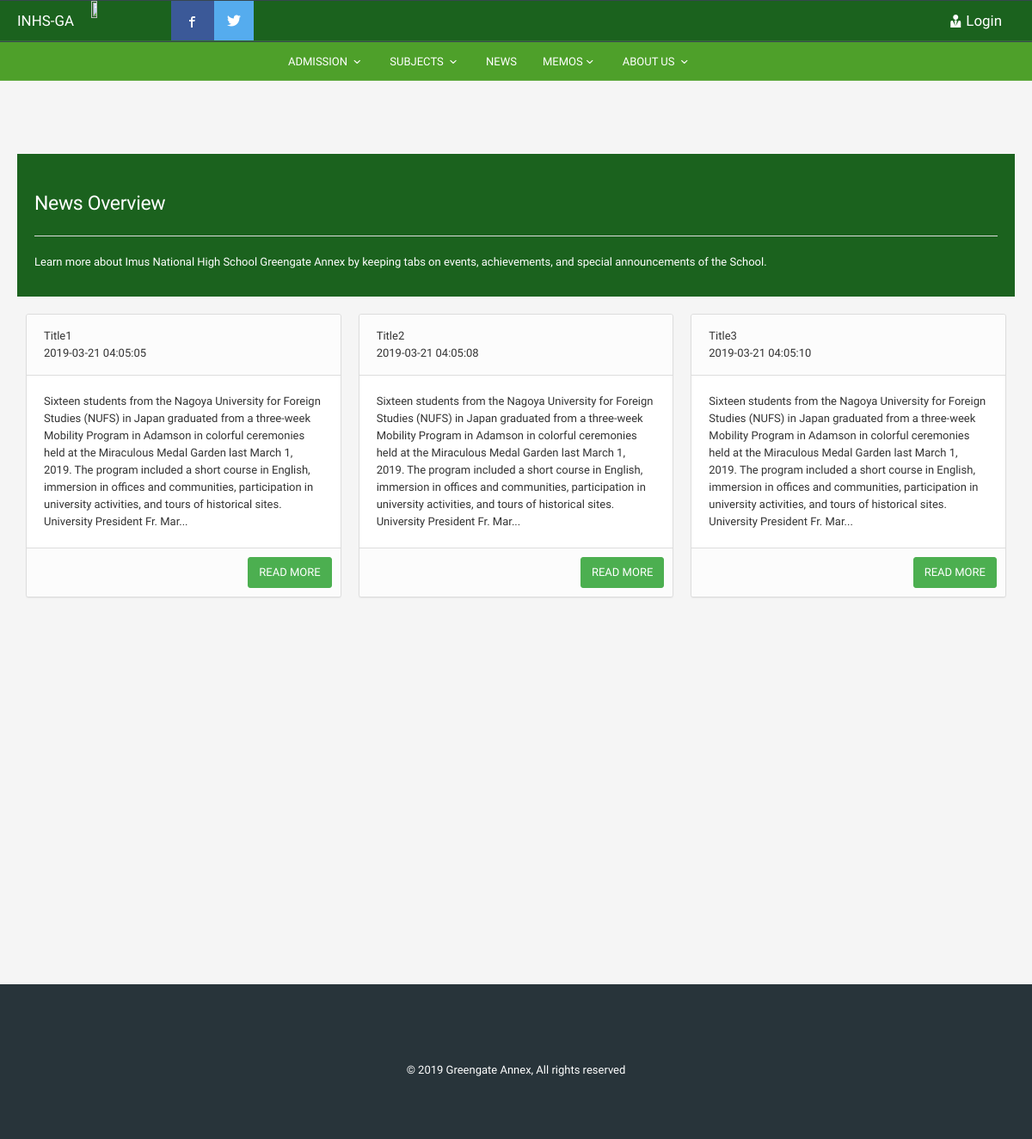
The page /index?page=news on the database as committed earlier.
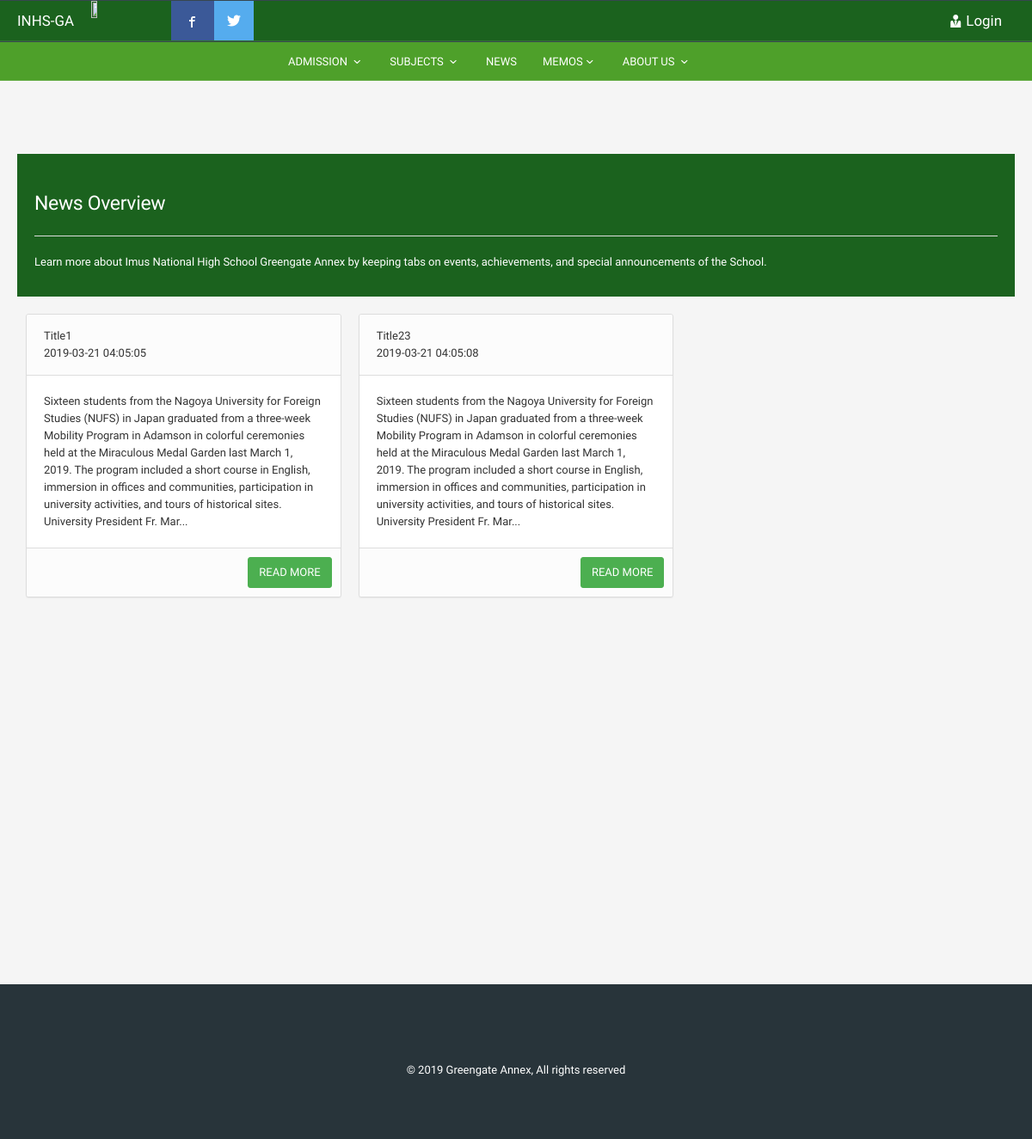
The same page on the database as committed later.
### tables this page shows
CREATE TABLE `news` (
  `news_ID` int(10) UNSIGNED NOT NULL,
  `news_Title` varchar(85) DEFAULT NULL,
  `news_Content` text,
  `news_Pub` timestamp NULL DEFAULT CURRENT_TIMESTAMP
);

### index-content-news.php (the view)
<?php
	include('dbconfig.php');
	if (isset($_REQUEST['content'])) {
		$news_ID =$_REQUEST['content'];
			$query = mysqli_query($con,"SELECT * FROM `news` where news_ID ='$news_ID' ");
			if (mysqli_num_rows($query) > 0)
			{
			   while ($rows = mysqli_fetch_assoc($query)) {
			   	$news_ID = $rows['news_ID'];
			   	$news_Title = $rows['news_Title'];
			   	$news_Content = $rows['news_Content'];
			   	$news_Pub	 = $rows['news_Pub'];
			   	?>
					<div class="col-sm-12">
						<div class="panel panel-default">
						  <div class="panel-heading"><?php echo $news_Title?> <div><?php echo $news_Pub;?></div></div>
						  <div class="panel-body"><?php
						  if (strlen($news_Content) > 10)
				   			echo $news_Content = substr($news_Content, 0, 400) . '...';
						  ?>
						</div>
						<div class="panel-footer" style="padding: 10px;">
							<a class="btn btn-success pull-right" href="index?page=news" >BACK</a>
						</div>
						</div>
					</div>
					<?php
			   }
			}
	}
	else{
		?>
		<div style="width: auto; padding: 20px; margin-top: 25px;background-color: #1b621e;  color: white;">
<h2>News Overview</h2>
<hr>
<p>
Learn more about Imus National High School Greengate Annex by keeping tabs on events, achievements, and special announcements of the School.
</p>
</div>
<br>
<?php
			$query = mysqli_query($con,"SELECT * FROM `news`");
			if (mysqli_num_rows($query) > 0)
			{
			   while ($rows = mysqli_fetch_assoc($query)) {
			   	$news_ID = $rows['news_ID'];
			   	$news_Title = $rows['news_Title'];
			   	$news_Content = $rows['news_Content'];
			   	$news_Pub	 = $rows['news_Pub'];
			   	?>
					<div class="col-sm-4">
						<div class="panel panel-default">
						  <div class="panel-heading"><?php echo $news_Title?> <div><?php echo $news_Pub;?></div></div>
						  <div class="panel-body"><?php
						  if (strlen($news_Content) > 10)
				   			echo $news_Content = substr($news_Content, 0, 400) . '...';
						  ?>
						</div>
						<div class="panel-footer" style="padding: 10px;">
							<a class="btn btn-success pull-right" href="index?page=news&content=<?php echo 	$news_ID?>">READ MORE</a></div>
						</div>
					</div>
					<?php
			   }
			}
	}
?>

### index.php (shortened to what this page needs)
<?php
if (empty($_REQUEST['page'])) {
	$page = "";
}
else{
	$page = $_REQUEST['page'];
}
?>
<!DOCTYPE html>
<html lang="en">
<?php
include ("inc/main-head.php");
?>
<body class="login-container">
	<?php
	include ("inc/main-nav.php");
	?>
	<div class="page-container">
		<div class="page-content">
			<div class="content-wrapper">
				<div class="content" style="margin-bottom: 550px;">
				 	<?php
						if (file_exists("index-content-".$page.".php")) {
							include ("index-content-".$page.".php");
						}
						?>
				<?php
				include("inc/main-footer.php");
				?>
			</div>
		</div>
	</div>
</body>
</html>

### inc/main-head.php (shortened to what this page needs)
<head>
	<link href="assets/css/roboto.css" rel="stylesheet" type="text/css">
	<link href="assets/css/icons/icomoon/styles.css" rel="stylesheet" type="text/css">
	<link href="assets/css/bootstrap.css" rel="stylesheet" type="text/css">
	<link href="assets/css/core.css" rel="stylesheet" type="text/css">
	<link href="assets/css/components.css" rel="stylesheet" type="text/css">
	<link href="assets/css/colors.css" rel="stylesheet" type="text/css">
</head>

### inc/main-nav.php (shortened to what this page needs)
<div class="navbar navbar-inverse " style="background-color: #1b621e; ">
	<div class="navbar-header" style="width: 300px;">
		<img src="assets/images/logo.png" class="" width="15%" height="15%">
			<a class="navbar-brand" href="index.php" style="font-size: 1.3em;">INHS-GA</a>
		<ul class="nav navbar-nav">
			<li>
				<a href="https://facebook.com" target="_BLANK" class="nh nh-facebook">
					<i class="icon-facebook " ></i>
				</a>
			</li>
			<li>
				<a href="https://twitter.com" target="_BLANK" class="nh-twitter">
					<i class=" icon-twitter"></i>
				</a>
			</li>
		</ul>
	</div>
	<?php if (isset($_SESSION['login_user'])): ?>
	<div class="navbar-collapse collapse" id="navbar-mobile">
		<ul class="nav navbar-nav navbar-right">
			<li class="dropdown dropdown-user">
				<a class="dropdown-toggle" data-toggle="dropdown">
					<img src="<?php echo $_SESSION['login_user'];?>" alt="">
					<span><?php echo $_SESSION['login_user'];?></span>
					<i class="caret"></i>
				</a>
				<ul class="dropdown-menu dropdown-menu-right">
					<li><a href="#"><i class="icon-user-plus"></i> My profile</a></li>
					<li class="divider"></li>
					<li><a href="#"><i class="icon-cog5"></i> Account settings</a></li>
					<li><a href="logout.php"><i class="icon-switch2"></i> Logout</a></li>
				</ul>
			</li>
		</ul>
	</div>
	<?php else: ?>
	<div class="navbar-collapse collapse" id="navbar-mobile" style="  font-size: 1.3em;">
		<ul class="nav navbar-nav navbar-right">
			<li class="dropdown dropdown-user">
				<li>
					<a class="dropdown-toggle" href="authentication.php" >
						<i class="icon-user-tie"></i> <span class="visible-xs-inline-block position-right"> </span>Login
					</a>
				</li>
			</li>
		</ul>
	</div>
	<?php endif ?>
</div>
<div class="navbar navbar-inverse  "  style="background-color: #37940ee0">
	<div class="navbar-header">
		<ul class="nav navbar-nav navbar-center" id="navigation" >
			<li class="dropdown">
				<a href="#" class="dropdown-toggle legitRipple" data-toggle="dropdown" aria-expanded="false">ADMISSION <span class="caret"></span></a>
			</li>
			<li class="dropdown">
				<a href="#" class="dropdown-toggle legitRipple" data-toggle="dropdown" aria-expanded="false">SUBJECTS <span class="caret"></span></a>
			</li>				<li class="">
				<a href="index?page=news" class="dropdown-toggle legitRipple" >NEWS </a>
			</li>
			<li class="dropdown">
				<a href="#" class="dropdown-toggle legitRipple" data-toggle="dropdown" aria-expanded="false">MEMOS<span class="caret"></span></a>
			</li>
			<li class="dropdown">
				<a href="#" class="dropdown-toggle legitRipple" data-toggle="dropdown" aria-expanded="false">ABOUT US <span class="caret"></span></a>
			</li>
		</ul>
	</div>
</div>

### inc/main-footer.php (shortened to what this page needs)
<div class="footer text-muted text-center footer-bs" style="bottom: 0px;">
        <div class="row">
        	<div class="col-md-12 footer-brand animated fadeInLeft">
            </div>
        </div>
    <section style=" text-align:center; margin:10px auto;"><p>	&copy; <?php
						$fromYear = 2019;
						$thisYear = (int)date('Y');
						echo $fromYear . (($fromYear != $thisYear) ? '-' . $thisYear : '');?> Greengate Annex, All rights reserved</p></section>
					</div>

### inc/main-nav.php (style rules this page uses)
.navbar-nav.navbar-center { position: absolute; left: 25%; }
.nh { padding: 20px; font-size: 30px !important; width: 50px; text-align: center; text-decoration: none; }
.nh-facebook { background: #3B5998; color: white; }
.nh-twitter { background: #55ACEE; color: white; }

Rows that differ between the two databases and show on the page:
removed news: news_Title "Title3", news_Pub "2019-03-21 04:05:10", news_Content "Sixteen students from the Nagoya University for Foreign Studies (NUFS) in Japan graduated from a three-week Mobility Program in Adamson in colorful ceremonies held at the Miraculous Medal Garden last March 1, 2019. The program included a short course in English, immersion in offices and communities, participation in university activities, and tours of historical sites. University President Fr. Mar..."
changed news: news_Title "Title2" → "Title23"
